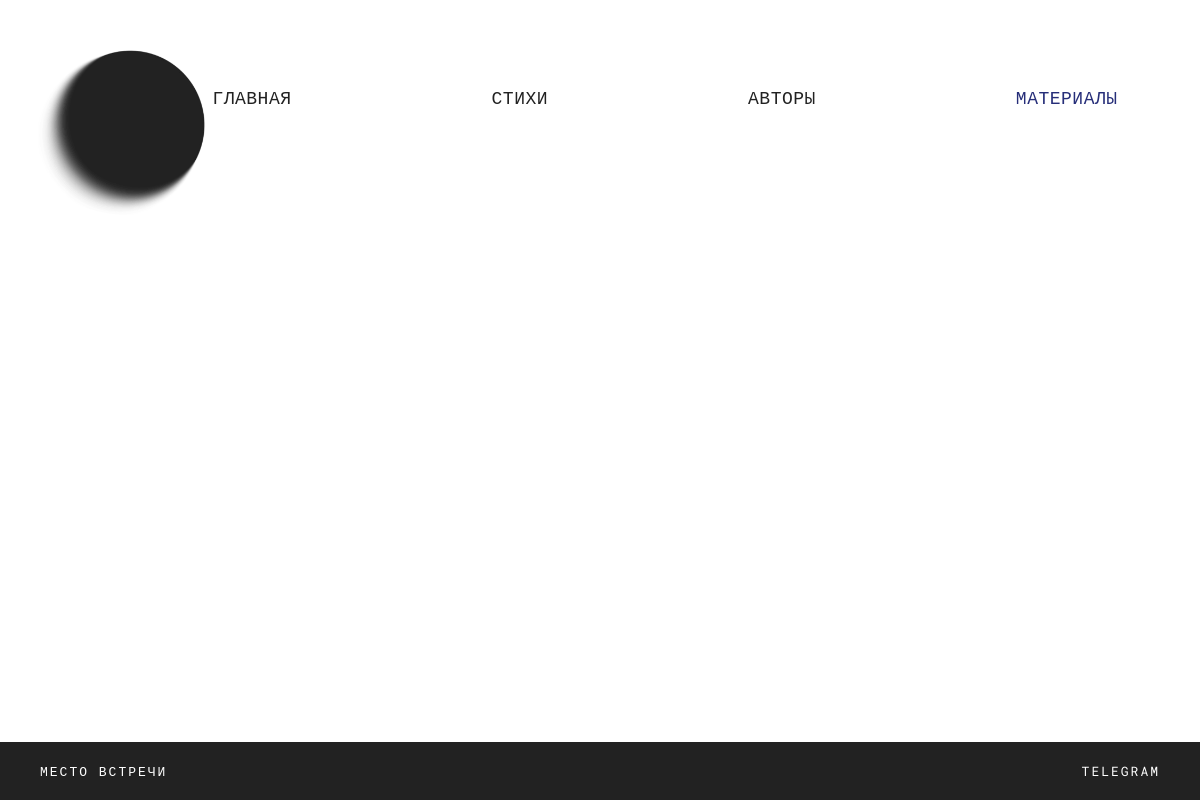
The page /materials/ on the database as committed earlier.
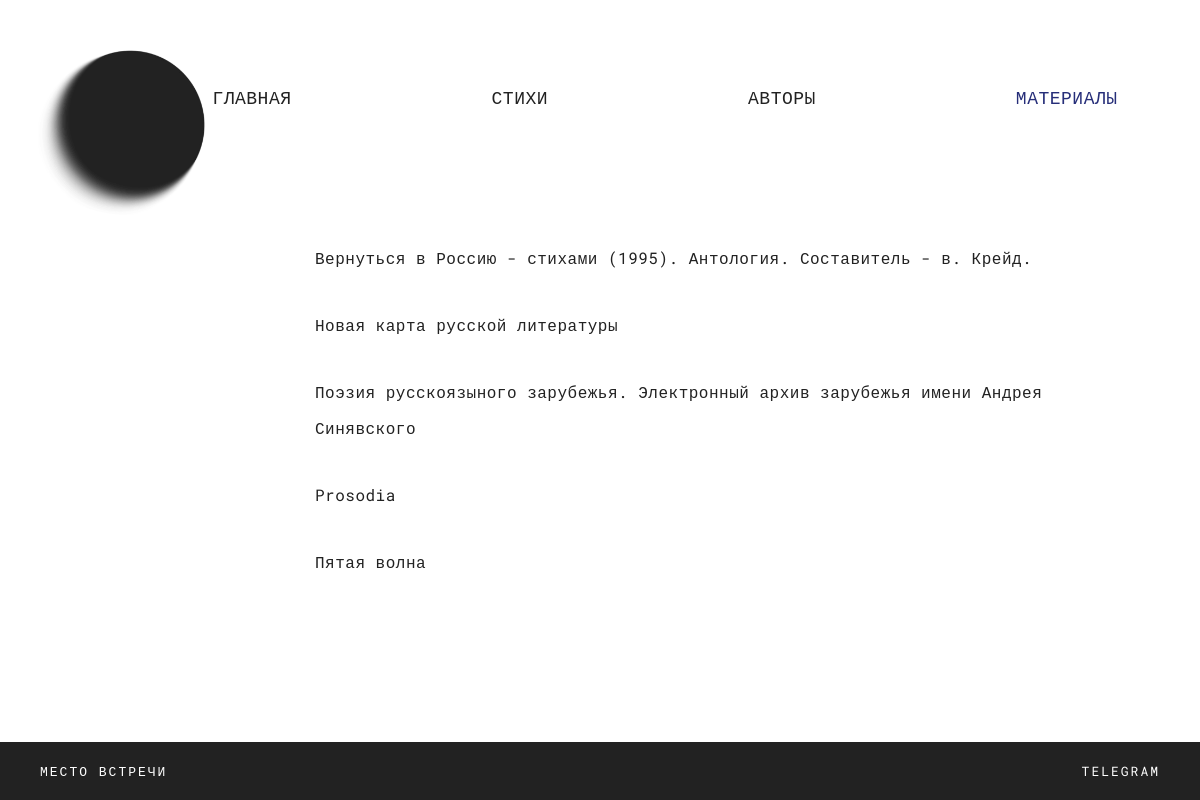
The same page on the database as committed later.
### materials/models.py (models this page shows, shortened)
class Material(models.Model):
    title = models.CharField('Название', max_length=200)
    url = models.TextField('Ссылка')
    order = models.IntegerField('Порядок', default=0)
    is_published = models.BooleanField('Опубликован', default=True)
    class Meta:
        verbose_name = 'материал'
        verbose_name_plural = 'Материалы'
        ordering = ['order']

### pages/views.py (the view)
# urls.py: path('materials/', views.materials, name='materials'),
def materials(request):
    materials = Material.objects.filter(is_published=True)
    return render(request, 'pages/materials.html', {'materials': materials})

### templates/pages/materials.html (shortened to what this page needs)
{% extends "base.html" %}
{% block content %}
<div class="materials-page">
    <div class="materials-list">
        {% for material in materials %}
            <div class="material-card">
                <a href="{{ material.url }}" target="_blank">{{ material.title }}</a>
            </div>
        {% endfor %}
    </div>
</div>
{% endblock %}

### templates/base.html (shortened to what this page needs)
{% load static %}
<!DOCTYPE html>
<html lang="ru">
<head>
    <link rel="stylesheet" href="{% static 'css/style.css' %}">
</head>
<body>
    <header class="header">
    <a class="logo" href="{% url 'pages:index' %}">
        <img src="{% static 'images/logo.png' %}" alt="Место встречи">
    </a>
    <nav class="nav">
        <a href="{% url 'pages:index' %}"
            class="{% if request.resolver_match.url_name == 'index' %}active{% endif %}">
            ГЛАВНАЯ
        </a>
        <a href="{% url 'poems:poem_list' %}"
        class="{% if request.path == '/poems/' %}active{% endif %}">
        СТИХИ
        </a>
        <a href="{% url 'authors:author_list' %}"
        class="{% if request.path == '/authors/' %}active{% endif %}">
        АВТОРЫ
        </a>
        <a href="{% url 'pages:materials' %}"
        class="{% if request.path == '/materials/' %}active{% endif %}">
        МАТЕРИАЛЫ
        </a>
    </nav>
    </header>
    <main class='page'>
        {% block content %}{% endblock %}
    </main>
    <footer class="footer">
        <a href="{% url 'pages:index' %}" class="footer-logo">МЕСТО ВСТРЕЧИ</a>
        <a href="https://t.me/vstrecha_vstrech" target="_blank" class="footer-tg">TELEGRAM</a>
    </footer>
</body>
</body>
</html>

### static/css/style.css (style rules this page uses)
body { margin: 0; font-family: 'Roboto Mono', monospace; background: #FFFFFF; color: #222222; letter-spacing: 0.5px; min-height: 100vh; display: flex; flex-direction: column; }
a { color: inherit; text-decoration: none; }
.header { display: flex; align-items: flex-start; justify-content: space-between; position: relative; padding-top: 35px; }
.logo { position: absolute; left: 20px; top: 35px; }
.logo img { width: 220px; height: 180px; border-radius: 50%; object-fit: cover; }
.nav { display: flex; gap: 200px; justify-content: center; padding-top: 50px; padding-bottom: 50px; padding-left: 130px; flex: 1; }
.nav a { font-size: 18px; font-weight: 500; position: relative; }
.nav a.active { color: #262E79; text-decoration: none; }
.page { padding: 60px 48px; max-width: 1100px; margin: 0 auto; flex: 1; }
.materials-page { width: 100vw; margin-left: calc(50% - 50vw); padding-left: 315px; box-sizing: border-box; display: flex; justify-content: flex-start; align-items: flex-start; }
.materials-list { max-width: 760px; margin-top: 5px; }
.material-card { padding: 16px 0; border-top: none; }
.material-card a { color: #222222; text-decoration: none; font-size: 16px; font-weight: 400; line-height: 2.2; }
.footer { display: flex; justify-content: space-between; align-items: center; padding: 20px 40px; margin-top: 60px; background: #222; width: 100%; box-sizing: border-box; }
.footer-logo, .footer-tg { text-decoration: none; color: #FFFFFF; font-size: 13px; letter-spacing: 2px; }

Rows that differ between the two databases and show on the page:
added Material: title "Вернуться в Россию - стихами (1995). Антология. Составитель - в. Крейд."
added Material: title "Новая карта русской литературы"
added Material: title "Поэзия русскоязыного зарубежья. Электронный архив зарубежья имени Андрея Синявского"
added Material: title "Prosodia"
added Material: title "Пятая волна"
